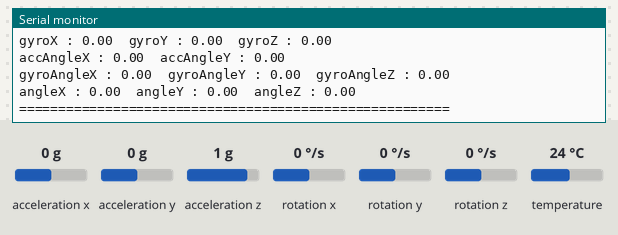
A sketch run on a simulated Arduino Uno, built with avr-gcc and run on an emulated ATmega328P. On the bench: the last lines printed to the serial monitor. The test bench sets the inputs (shaded band); at power-on: acceleration x 0 g, acceleration y 0 g, acceleration z 1 g, rotation x 0 °/s, rotation y 0 °/s, rotation z 0 °/s, temperature 24 °C.

Above: at 4.2 s.
4.3 s: acceleration x set to -1.4 g
At 4.41 s:
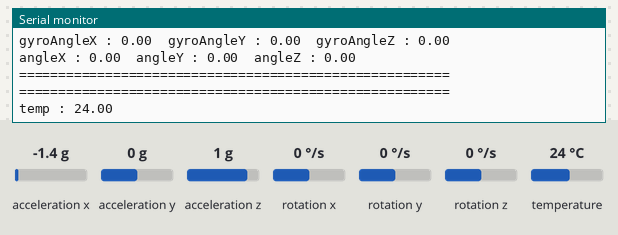
7.3 s: acceleration y set to -1.4 g
At 8.63 s:
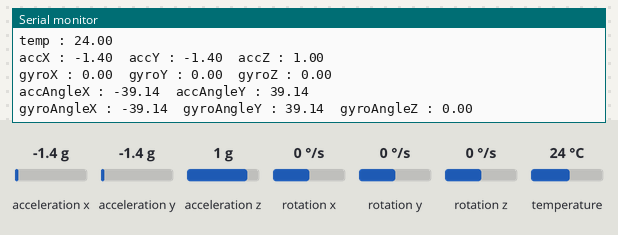
8.8 s: acceleration z set to -1.4 g
At 9.99 s:
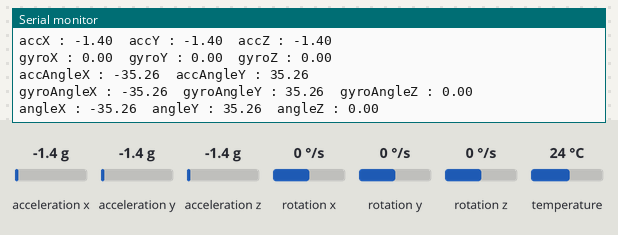
10.3 s: rotation x set to -192 °/s
At 11.25 s:
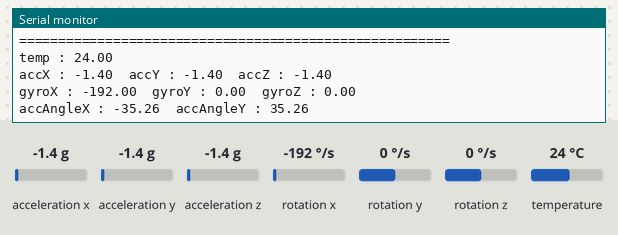
11.8 s: rotation y set to -192 °/s
At 12.56 s:
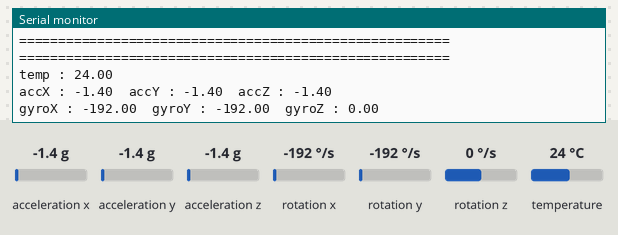
Timing chart, 0 to 14.3 s (numbered marks = the images above; inputs shaded):
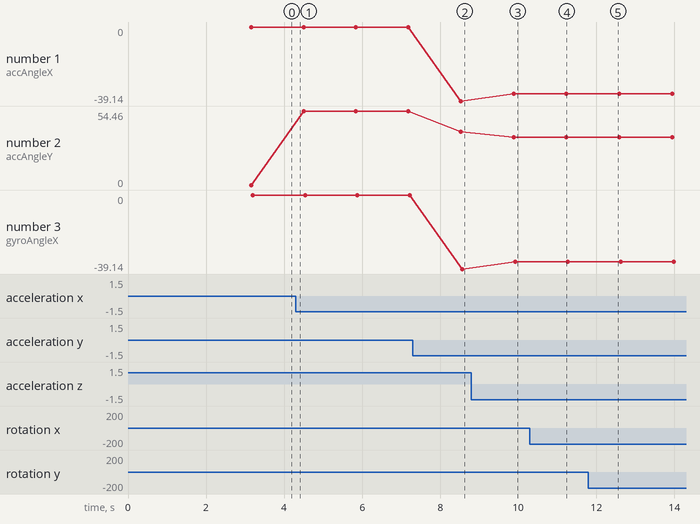

The sketch:

CODE3.ino
```cpp
#include <MPU6050_tockn.h>
#include <Wire.h>

MPU6050 mpu6050(Wire);

long timer = 0;

#include <LiquidCrystal_I2C.h>
// Set the LCD address to 0x27 for a 20 chars and 4 line display
LiquidCrystal_I2C lcd(0x27, 16, 2);

int typeSelect = 6;// select type . See bellow

String type[]={ "GyroAng and Ang",// select 0
                "GyroAng and Acc",// select 1
                "GyroAng and Gyro",// select 2
                "AccAng and Acc",// select 3
                "AccAng & Gyro",// select 4
                "AccAng and Ang",// select 5
                "Angle and Temp"// select 6
              };

void setup() {
  Serial.begin(9600);
  Wire.begin();
  mpu6050.begin();
  mpu6050.calcGyroOffsets(true);

  // initialize the LCD,
  //lcd.begin();
  // Turn on the blacklight and print a message.
  lcd.backlight();
}

void loop() {
  mpu6050.update();

  if(millis() - timer > 1000){

    Serial.println("=======================================================");
    Serial.print("temp : ");Serial.println(mpu6050.getTemp());
    Serial.print("accX : ");Serial.print(mpu6050.getAccX());
    Serial.print("  accY : ");Serial.print(mpu6050.getAccY());
    Serial.print("  accZ : ");Serial.println(mpu6050.getAccZ());

    Serial.print("gyroX : ");Serial.print(mpu6050.getGyroX());
    Serial.print("  gyroY : ");Serial.print(mpu6050.getGyroY());
    Serial.print("  gyroZ : ");Serial.println(mpu6050.getGyroZ());

    Serial.print("accAngleX : "); Serial.print(mpu6050.getAccAngleX());
    Serial.print("  accAngleY : ");Serial.println(mpu6050.getAccAngleY());

    Serial.print("gyroAngleX : ");Serial.print(mpu6050.getGyroAngleX());
    Serial.print("  gyroAngleY : ");Serial.print(mpu6050.getGyroAngleY());
    Serial.print("  gyroAngleZ : ");Serial.println(mpu6050.getGyroAngleZ());

    Serial.print("angleX : ");Serial.print(mpu6050.getAngleX());
    Serial.print("  angleY : ");Serial.print(mpu6050.getAngleY());
    Serial.print("  angleZ : ");Serial.println(mpu6050.getAngleZ());
    Serial.println("=======================================================");
    timer = millis();


  }// if
  lcd.clear();// clearn previous values from screen
  switch (typeSelect)
  {

  case 0:// display GyroAngle and Angle
   lcdDisplay(mpu6050.getGyroAngleX(),mpu6050.getGyroAngleY(),mpu6050.getGyroAngleZ(),
             mpu6050.getAngleX(),mpu6050.getAngleY(),mpu6050.getAngleZ()
            );
   break;

  case 1:// display GyroAngle and Acceleration value
   lcdDisplay(mpu6050.getAngleX(),mpu6050.getAngleY(),mpu6050.getAngleZ(),
             mpu6050.getAccX(),mpu6050.getAccY(),mpu6050.getAccZ()
            );
   break;

  case 2:// display GyroAngle and Gyroscope value
   lcdDisplay(mpu6050.getAngleX(),mpu6050.getAngleY(),mpu6050.getAngleZ(),
            mpu6050.getGyroX(),mpu6050.getGyroY(),mpu6050.getGyroZ()
            );
   break;

  case 3:// display Acceleration Angle and Acceleration value
   lcdDisplay(mpu6050.getAccAngleX(),mpu6050.getAccAngleY(),0.0,
           mpu6050.getAccX(),mpu6050.getAccY(),mpu6050.getAccZ()
            );
   break;

  case 4:// display Acceleration Angle and Gyro value
   lcdDisplay(mpu6050.getAccAngleX(),mpu6050.getAccAngleY(), 0.0,
              mpu6050.getGyroX(),mpu6050.getGyroY(),mpu6050.getGyroZ()
            );
   break;

  case 5:// display Acceleration Angle and Angle
   lcdDisplay(mpu6050.getAccAngleX(),mpu6050.getAccAngleY(), 0.0,
           mpu6050.getAngleX(),mpu6050.getAngleY(),mpu6050.getAngleZ()
            );
   break;

  case 6:// display angle and Temperature
   lcdDisplay(mpu6050.getAngleX(),mpu6050.getAngleY(),mpu6050.getAngleZ(),
           mpu6050.getTemp(), 0.0, 0.0
            );
   break;
  }// switch end
    delay(100);
}
void lcdDisplay(float x, float y, float z, float x1, float y1, float z1)
{
   // Robojax.com MPU6050 Demo with LCD2004-I2C Display
   lcd.setCursor (0,0); //
   lcd.print(type[typeSelect]);
   lcd.setCursor (17,0); //
   String dis = "("+String(typeSelect)+")";
   lcd.print(dis);

    if(typeSelect !=6){
   lcd.setCursor (0,1); //character zero, line 1
   lcd.print("X:");
   lcd.setCursor (2,1); //
   lcd.print(x);
   /////////////////////
   lcd.setCursor (10,1); //character zero, line 1
   lcd.print("X1:");
   lcd.setCursor (13,1); //
   lcd.print(x1);

   lcd.setCursor (0,2); //character zero, line 2
   lcd.print("Y:");
   lcd.setCursor (2,2); //
   lcd.print(y);
   ////////////////////////
   lcd.setCursor (10,2); //character zero, line 1
   lcd.print("Y1:");
   lcd.setCursor (13,2); //
   lcd.print(y1);


   lcd.setCursor (0,3); //character zero, line 3
   lcd.print("Z:");
   lcd.setCursor (2,3); //
   lcd.print(z);
   //////////////////////
   lcd.setCursor (10,3); //character zero, line 3
   lcd.print("Z1:");
   lcd.setCursor (13,3); //
   lcd.print(z1);
    }else{
   lcd.setCursor (0,1); //character zero, line 1
   lcd.print("X:");
   lcd.setCursor (2,1); //
   lcd.print(x);
   /////////////////////
   lcd.setCursor (10,1); //character zero, line 1
   lcd.print("TMP: ");
   lcd.setCursor (15,1); //
   lcd.print(x1);

   lcd.setCursor (0,2); //character zero, line 2
   lcd.print("Y:");
   lcd.setCursor (2,2); //
   lcd.print(y);


   lcd.setCursor (0,3); //character zero, line 3
   lcd.print("Z:");
   lcd.setCursor (2,3); //
   lcd.print(z);


    }

}
```

Measured:
- after the input at 7.3 s, the serial monitor: prints a new line after 1.1 s (image 2)
- after the input at 8.8 s, the serial monitor: prints a new line after 0.99 s (image 3)
- after the input at 10.3 s, the serial monitor: prints a new line after 0.89 s (image 4)
- after the input at 11.8 s, the serial monitor: prints a new line after 0.74 s (image 5)
- plotted number 1: 0 → -39.14 after the input at 7.3 s, -39.14 → -35.26 after the input at 8.8 s
- plotted number 2: 0 → 54.46 after the input at 4.3 s, 54.46 → 39.14 after the input at 7.3 s, 39.14 → 35.26 after the input at 8.8 s
- plotted number 3: 0 → -39.14 after the input at 7.3 s, -39.14 → -35.26 after the input at 8.8 s
